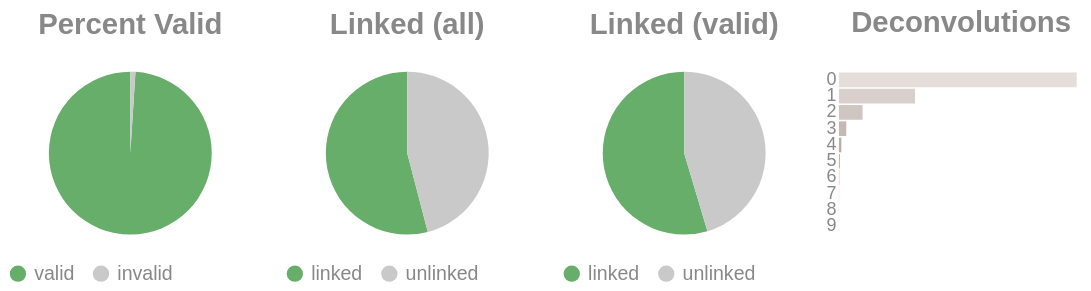

Source (notebook cell):
### Code cell
if SKIPLR:
    pass
else:
    clash = Counter()
    for i in valids['molecule'].to_list():
        _mol = i.split("-")
        if len(_mol) == 1:
            clash.update('0')
        else:
            clash.update(_mol[-1])

    _d = {"deconvolutions": [], 'count': []}
    for k,v in clash.items():
        _d['deconvolutions'].append(k)
        _d['count'].append(v)

    tot_valid = valids['reads'].sum()
    mask = valids['reads'] >= 2
    n_linked_reads = valids.filter(mask)['reads'].sum()
    if n_linked_reads == 0:
        print_html("No linked molecules (>=2 reads) were detected; skipping linked-only distributions.")
        SKIPLR = True
    else:
        perc_valid = round(tot_valid / n_reads, 4)
        linked_perc_abs = round(n_linked_reads / n_reads, 4)
        linked_perc = round(n_linked_reads / tot_valid, 4)

    _valid = pl.DataFrame({"valids": ['valid', 'invalid'], "count": [tot_valid, n_reads - tot_valid]})
    _linked_abs = pl.DataFrame({"linked (absolute)": ['linked', 'unlinked'], "count": [n_linked_reads, n_reads - n_linked_reads]})
    _linked_rel = pl.DataFrame({"linked (valids)": ['linked', 'unlinked'], "count": [n_linked_reads, tot_valid - n_linked_reads]})

    (
        alt.hconcat(
            piechart(_valid, goodval = 'valid', title = "Percent Valid"),
            piechart(_linked_abs, goodval = "linked", title =  "Linked (all)"),
            piechart(_linked_rel, goodval = "linked", title =  "Linked (valid)"),
            convolutionbar(pl.DataFrame(_d), title = "Deconvolutions"),
            center = True,
            bounds = 'flush'
        )
        .resolve_scale(color='independent')
        .resolve_legend('independent')
        .properties(usermeta={'embedOptions': {"actions": False}})
    ).display()

### Figure 1 — Vega-Lite specification as saved in the notebook (floating-point values rounded to 4 significant figures)
{"width": "container", "height": 400, "config": {"title": {"anchor": "start", "dy": -15, "fontSize": 18, "color": "#888888", "subtitleColor": "#888888", "subtitleFontSize": 14}, "arc": {"fill": "#0072B2"}, "axis": {"domainColor": "#888888", "domainWidth": 0.5, "gridWidth": 0.2, "grid": false, "titleFontWeight": 400, "titleFontSize": 15, "labelFontSize": 11, "labelColor": "#888888", "tickColor": "#888888", "tickWidth": 0.2, "titleColor": "#888888"}, "axisBand": {"grid": false}, "axisX": {"grid": true, "tickSize": 10, "domainCap": "round"}, "axisY": {"domain": false, "grid": true, "tickSize": 0, "domainCap": "round"}, "background": "transparent", "header": {"labelFontSize": 15, "labelColor": "#888888", "titleFontSize": 15, "titleFontWeight": 600, "titleColor": "#888888"}, "legend": {"labelFont": "sans-serif", "labelFontSize": 12, "labelColor": "#888888", "symbolSize": 100, "symbolType": "circle", "titleFontSize": 12, "titlePadding": 10, "titleColor": "#888888", "title": null}, "range": {"category": ["#E69F00", "#56B4E9", "#009E73", "#F0E442", "#0072B2", "#D55E00", "#CC79A7", "#000000"], "diverging": ["#cfe8f3", "#a2d4ec", "#73bfe2", "#46abdb", "#1696d2", "#12719e"]}, "area": {"fill": "#0072B2", "fillOpacity": 0.7, "line": true, "strokeOpacity": 0.7}, "line": {"color": "#0072B2", "stroke": "#0072B2", "strokeWidth": 2}, "trail": {"color": "#0072B2", "stroke": "#0072B2", "strokeWidth": 0, "size": 1}, "point": {"filled": true, "fillOpacity": 1.0, "size": 95}, "text": {"color": "#888888", "fontSize": 11, "align": "right", "fontWeight": 400, "size": 11}, "bar": {"fill": "#0072B2", "stroke": null}, "view": {"stroke": null, "continuousWidth": 660, "continuousHeight": 400}}, "hconcat": [{"data": {"name": "data-37a22ee34f29d6c6e6e9e172dfacb424"}, "mark": {"type": "arc"}, "encoding": {"color": {"field": "valids", "legend": {"orient": "bottom", "title": null}, "scale": {"domain": ["valid", "invalid"], "range": ["#68ae6b", "#C9C9C9"]}, "title": "Valids", "type": "nominal"}, "theta": {"field": "count", "type": "quantitative"}, "tooltip": [{"field": "valids", "title": "Valids", "type": "ordinal"}, {"field": "percent", "format": ".2%", "title": "Percent", "type": "quantitative"}, {"field": "count", "title": "Count", "type": "quantitative"}]}, "height": 100, "title": {"text": "Percent Valid", "align": "center", "anchor": "middle"}, "transform": [{"calculate": "datum.count / 12216463", "as": "percent"}], "width": 150}, {"data": {"name": "data-c4f8d995012ac0b5f12c98b06a8a7aa6"}, "mark": {"type": "arc"}, "encoding": {"color": {"field": "linked (absolute)", "legend": {"orient": "bottom", "title": null}, "scale": {"domain": ["linked", "unlinked"], "range": ["#68ae6b", "#C9C9C9"]}, "title": "Linked (Absolute)", "type": "nominal"}, "theta": {"field": "count", "type": "quantitative"}, "tooltip": [{"field": "linked (absolute)", "title": "Linked (Absolute)", "type": "ordinal"}, {"field": "percent", "format": ".2%", "title": "Percent", "type": "quantitative"}, {"field": "count", "title": "Count", "type": "quantitative"}]}, "height": 100, "title": {"text": "Linked (all)", "align": "center", "anchor": "middle"}, "transform": [{"calculate": "datum.count / 12216463", "as": "percent"}], "width": 150}, {"data": {"name": "data-1dbfd80bcec18dec1e48a8423549bd04"}, "mark": {"type": "arc"}, "encoding": {"color": {"field": "linked (valids)", "legend": {"orient": "bottom", "title": null}, "scale": {"domain": ["linked", "unlinked"], "range": ["#68ae6b", "#C9C9C9"]}, "title": "Linked (Valids)", "type": "nominal"}, "theta": {"field": "count", "type": "quantitative"}, "tooltip": [{"field": "linked (valids)", "title": "Linked (Valids)", "type": "ordinal"}, {"field": "percent", "format": ".2%", "title": "Percent", "type": "quantitative"}, {"field": "count", "title": "Count", "type": "quantitative"}]}, "height": 100, "title": {"text": "Linked (valid)", "align": "center", "anchor": "middle"}, "transform": [{"calculate": "datum.count / 12093409", "as": "percent"}], "width": 150}, {"data": {"name": "data-1ec9199f37e5a0dfd636ede3fbac8e64"}, "mark": {"type": "bar"}, "encoding": {"color": {"field": "deconvolutions", "legend": null, "scale": {"scheme": "lightgreyred"}, "type": "nominal"}, "tooltip": [{"field": "deconvolutions", "title": "Deconvolutions", "type": "ordinal"}, {"field": "percent", "format": ".2%", "title": "Percent", "type": "quantitative"}, {"field": "count", "title": "Count", "type": "quantitative"}], "x": {"axis": null, "field": "count", "type": "quantitative"}, "y": {"field": "deconvolutions", "sort": "ascending", "title": null, "type": "nominal"}}, "height": 100, "title": {"text": "Deconvolutions", "align": "center", "anchor": "middle"}, "transform": [{"calculate": "datum.count / 7844626", "as": "percent"}], "width": 150}], "bounds": "flush", "center": true, "resolve": {"legend": {"angle": "independent"}, "scale": {"color": "independent"}}, "usermeta": {"embedOptions": {"actions": false}}, "$schema": "https://vega.github.io/schema/vega-lite/v6.4.1.json", "datasets": {"data-37a22ee34f29d6c6e6e9e172dfacb424": [{"valids": "valid", "count": 12093409}, {"valids": "invalid", "count": 123054}], "data-c4f8d995012ac0b5f12c98b06a8a7aa6": [{"linked (absolute)": "linked", "count": 6604374}, {"linked (absolute)": "unlinked", "count": 5612089}], "data-1dbfd80bcec18dec1e48a8423549bd04": [{"linked (valids)": "linked", "count": 6604374}, {"linked (valids)": "unlinked", "count": 5489035}], "data-1ec9199f37e5a0dfd636ede3fbac8e64": [{"deconvolutions": "0", "count": 5350935}, {"deconvolutions": "1", "count": 1713021}, {"deconvolutions": "2", "count": 531186}, {"deconvolutions": "3", "count": 165596}, {"deconvolutions": "4", "count": 53985}, {"deconvolutions": "5", "count": 18721}, {"deconvolutions": "6", "count": 6867}, {"deconvolutions": "7", "count": 2711}, {"deconvolutions": "8", "count": 1113}, {"deconvolutions": "9", "count": 491}]}}
